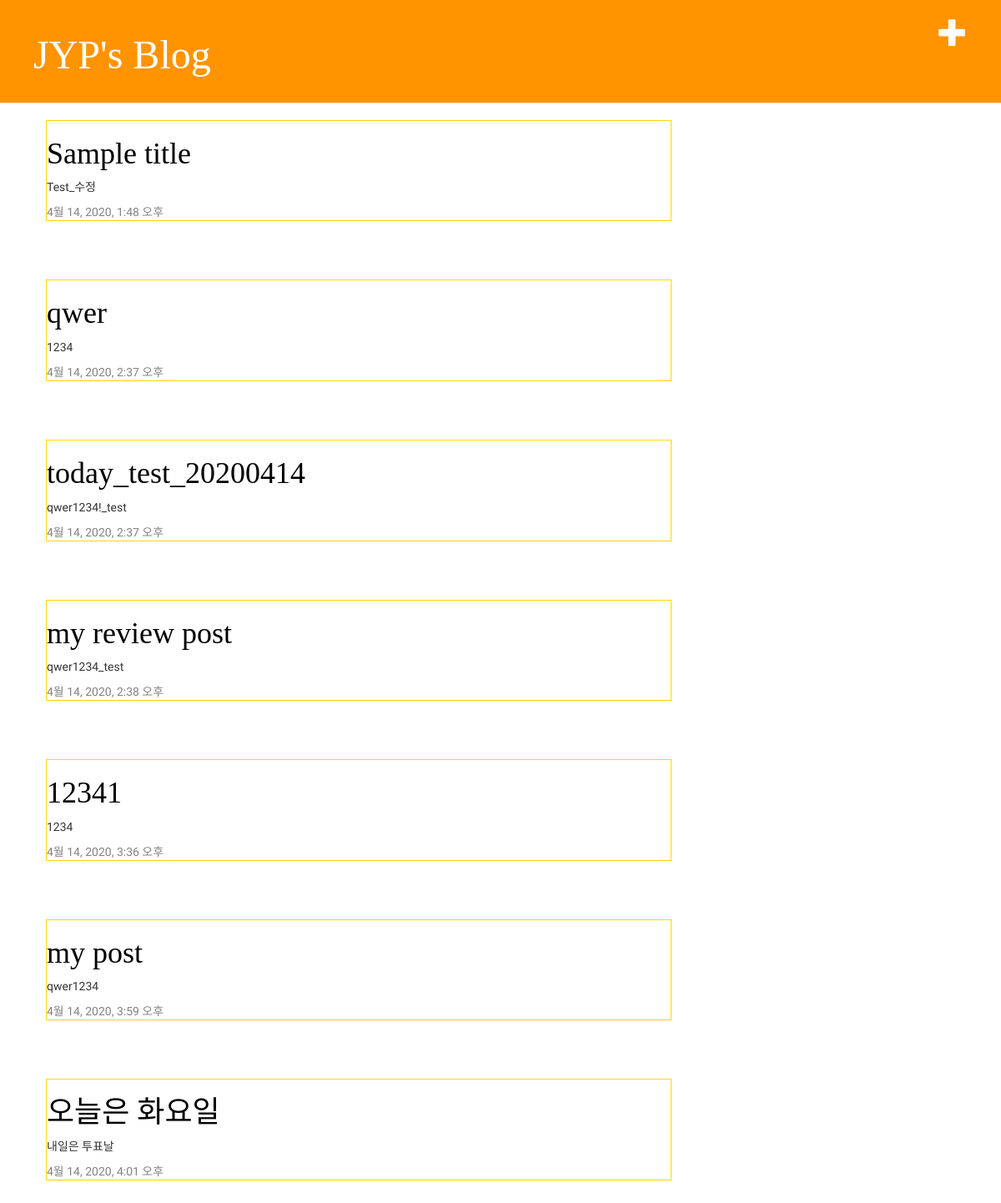
The page / on the database its author committed.
### blog/models.py (models this page shows, shortened)
class Post(models.Model):
    author = models.ForeignKey(settings.AUTH_USER_MODEL, on_delete=models.CASCADE)
    title = models.CharField(max_length=200)
    text = models.TextField()
    created_date = models.DateTimeField(
            default=timezone.now)
    published_date = models.DateTimeField(
            blank=True, null=True)

### blog/views.py (the view)
# urls.py: path('', views.post_list, name='post_list'),
def post_list(request):
    posts = Post.objects.filter(published_date__lte=timezone.now()).order_by('published_date')
    return render(request, 'blog/post_list.html', {'posts':posts})

### blog/templates/blog/post_list.html
{% extends 'blog/base.html' %}
{% block content %}
    {% for post in posts %}
        <div class="post" style="height: auto; width: 100%; border:1px solid gold;">
            <h1><a href="{% url 'post_detail' pk=post.pk %}">{{ post.title }}</a></h1>
            <p>{{ post.text|linebreaksbr }}</p>
            <div class="date">
                {{ post.published_date }}
            </div>
        </div>
    {% endfor %}
{% endblock %}

### blog/templates/blog/base.html (shortened to what this page needs)
{% load static %}
<html>
    <head>
        <link rel="stylesheet" href="//maxcdn.bootstrapcdn.com/bootstrap/3.2.0/css/bootstrap.min.css">
        <link rel="stylesheet" href="//maxcdn.bootstrapcdn.com/bootstrap/3.2.0/css/bootstrap-theme.min.css">
        <link rel="stylesheet" href="{% static 'css/blog.css' %}">
    </head>
    <body>
        <div class="page-header">
            <a href="{% url 'post_new' %}" class="top-menu"><span class="glyphicon glyphicon-plus"></span></a>
            <h1><a href="/">JYP's Blog</a></h1>
        </div>
        <div class="content container">
            <div class="row">
                <div class="col-md-8">
                {% block content %}
                {% endblock %}
                </div>
            </div>
        </div>
    </body>
</html>

### blog/static/css/blog.css (style rules this page uses)
.page-header { background-color: #ff9400; margin-top: 0; padding: 20px 20px 20px 40px; }
.page-header h1, .page-header h1 a, .page-header h1 a:visited, .page-header h1 a:active { color: #ffffff; font-size: 36pt; text-decoration: none; }
.content { margin-left: 40px; }
h1, h2, h3, h4 { font-family: 'Lobster', cursive; }
.date { color: #828282; }
.top-menu, .top-menu:hover, .top-menu:visited { color: #ffffff; float: right; font-size: 26pt; margin-right: 20px; }
.post { margin-bottom: 70px; }
.post h1 a, .post h1 a:visited { color: #000000; }

### blog/templates/blog/base.html (style rules this page uses)
body { font-family: 'Nanum Myeongjo', serif; }
p { font-family: 'Nanum Gothic', sans-serif; }

### rows shown on the page
Post: title "Sample title", text "Test_수정", published_date "4월 14, 2020, 1:48 오후"
Post: title "qwer", text "1234", published_date "4월 14, 2020, 2:37 오후"
Post: title "today_test_20200414", text "qwer1234!_test", published_date "4월 14, 2020, 2:37 오후"
Post: title "my review post", text "qwer1234_test", published_date "4월 14, 2020, 2:38 오후"
Post: title "12341", text "1234", published_date "4월 14, 2020, 3:36 오후"
Post: title "my post", text "qwer1234", published_date "4월 14, 2020, 3:59 오후"
Post: title "오늘은 화요일", text "내일은 투표날", published_date "4월 14, 2020, 4:01 오후"
